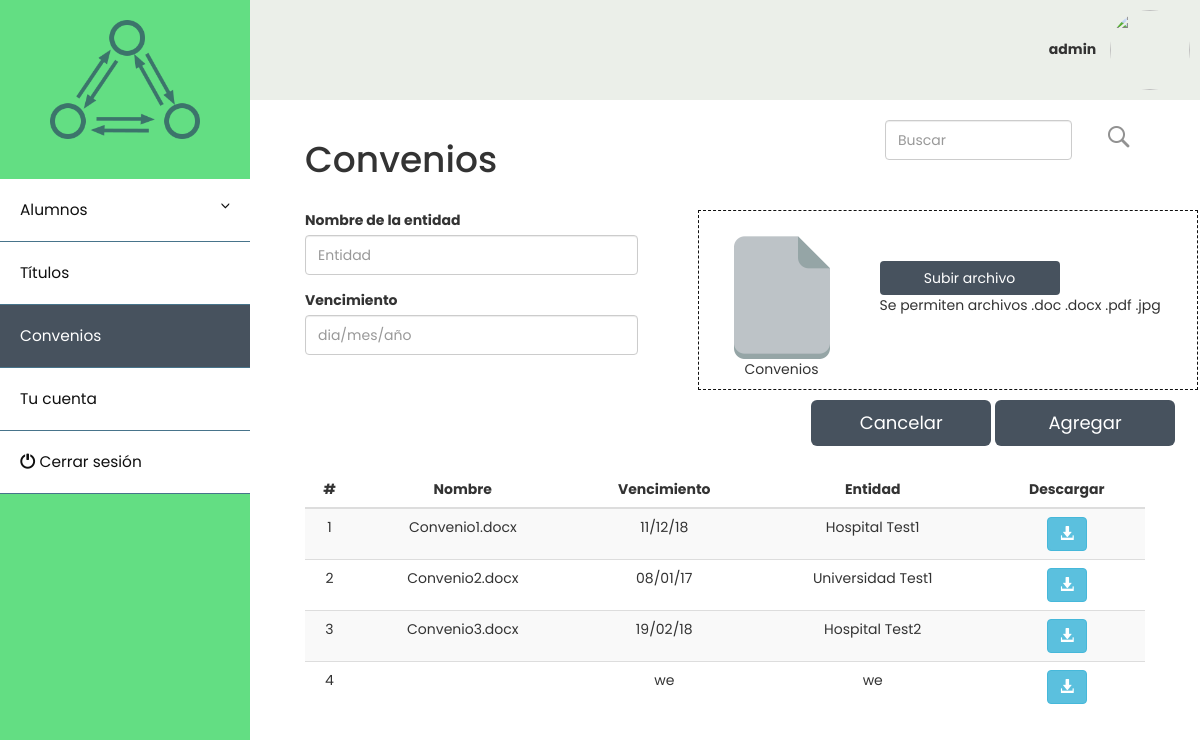
Screenshot of /convenios.php (signed in) with the database file from the repository.
### tables this page shows
CREATE TABLE `convenios` (
  `id` int(11) NOT NULL,
  `convenio` varchar(30) NOT NULL,
  `entidad` varchar(30) NOT NULL,
  `vencimiento` varchar(30) NOT NULL,
  `rutaConvenio` varchar(50) NOT NULL
);

### dbcon.php (called while the page is built)
<?php
function conectar(){
    $user="root";
    $pass="";
    $server="localhost";
    $db="webTaylorDB";
    $con=mysqli_connect($server,$user,$pass,$db) or die ("Error al conectar a la bd ");
    return $con;
}
?>

### convenios_table.php (the view, shortened to what this page needs)
<?php  include("dbcon.php") ?>
<table class="table table-striped" id="tabla">
    <thead>
    <tr>
        <th scope="col">#</th>
        <th scope="col">Nombre</th>
        <th scope="col">Vencimiento</th>
        <th scope="col">Entidad</th>
        <th scope="col">Descargar</th>
    </tr>
    </thead>
    <tbody id="tbody">
    <?php
    $query = mysqli_query(conectar(),"select * from convenios ")or die(mysqli_error(conectar()));
    while($row = mysqli_fetch_array($query)) {
        ?>
        <tr>
            <td><?php echo $row['id']; ?></td>
            <td><?php echo $row['convenio']; ?></td>
            <td><?php echo $row['vencimiento']; ?></td>
            <td><?php echo $row['entidad']; ?></td>
            <td><form method="get" action="<?php echo $row['rutaConvenio']; ?>">
                    <button type="submit" class="btn btn-info"><span class="glyphicon glyphicon-download-alt"></span></button>
                </form>
            </td>
        </tr>
        <?php
    }
    ?>
    </tbody>
</table>

### css/main.css (style rules this page uses)
body { font-family: 'Poppins'; background: #FFFFFF; }
td,th { text-align: center; }

### rows the page displays
convenios: id "1", convenio "Convenio1.docx", vencimiento "11/12/18", entidad "Hospital Test1"
convenios: id "2", convenio "Convenio2.docx", vencimiento "08/01/17", entidad "Universidad Test1"
convenios: id "3", convenio "Convenio3.docx", vencimiento "19/02/18", entidad "Hospital Test2"
convenios: id "4", vencimiento "we", entidad "we"

### other values shown
$_SESSION['user'] "admin"
